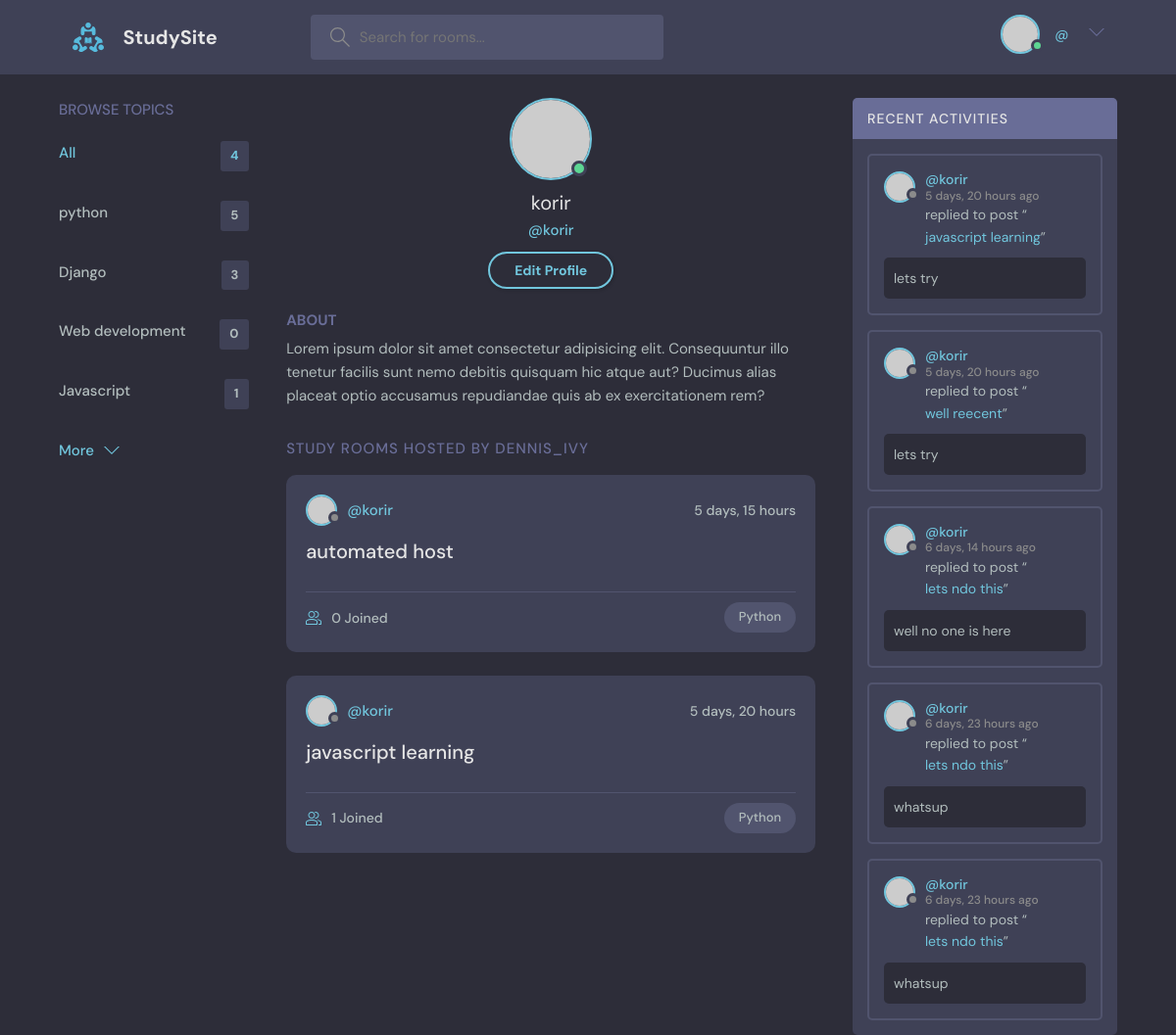
Screenshot of /profile/3/ with the database file from the repository.
### base/models.py (models this page shows, shortened)
class Topic(models.Model):
    name = models.CharField(max_length=200)

class Room(models.Model):
    host =models.ForeignKey(User,on_delete=models.CASCADE)
    topic =models.ForeignKey(Topic,on_delete=models.SET_NULL,null=True)
    name = models.CharField(max_length=200)
    description = models.TextField(null=True,blank=True)
    participants = models.ManyToManyField(User,related_name='participants',blank=True)
    updated = models.DateTimeField(auto_now=True)
    created = models.DateTimeField(auto_now_add=True)
    class Meta:
        ordering = ['-updated','-created']
    def __str__(self):
        return self.name

class Message(models.Model):
    user = models.ForeignKey(User,on_delete=models.CASCADE)
    room = models.ForeignKey(Room, on_delete=models.CASCADE)
    body = models.TextField()
    updated = models.DateTimeField(auto_now=True)
    created = models.DateTimeField(auto_now_add=True)
    class Meta:
        ordering = ['-updated','-created']

### base/views.py (the view)
# urls.py: path('profile/<str:pk>/',views.UserProfile,name="user-profile"),
def UserProfile(request,pk):
    user = User.objects.get(id=pk)
    rooms = user.room_set.all()
    room_messages = user.message_set.all()
    topics = Topic.objects.all()
    context = {'user':user,'rooms':rooms,'room_messages':room_messages,'topics':topics}
    return render(request,'base/profile.html',context)

### base/templates/base/profile.html
{% extends 'main.html' %}
{% block content %}
  <main class="profile-page layout layout--3">
    <div class="container">
      {% include 'base/topic_components.html' %}
      <div class="roomList">
        <div class="profile">
          <div class="profile__avatar">
            <div class="avatar avatar--large active">
              <img src="https://randomuser.me/api/portraits/men/11.jpg" />
            </div>
          </div>
          <div class="profile__info">
            <h3>{{user.username}}</h3>
            <p>@{{user.username}}</p>
            <a href="edit-user.html" class="btn btn--main btn--pill">Edit Profile</a>
          </div>
          <div class="profile__about">
            <h3>About</h3>
            <p>
              Lorem ipsum dolor sit amet consectetur adipisicing elit. Consequuntur illo tenetur
              facilis sunt nemo debitis quisquam hic atque aut? Ducimus alias placeat optio
              accusamus repudiandae quis ab ex exercitationem rem?
            </p>
          </div>
        </div>
        <div class="roomList__header">
          <div>
            <h2>Study Rooms Hosted by dennis_ivy</a>
            </h2>
          </div>
        </div>
        {% include 'base/feed_component.html' %}
      </div>
      {% include 'base/activity_component.html' %}
    </div>
  </main>
{% endblock %}

### base/templates/base/topic_components.html
<div class="topics">
    <div class="topics__header">
      <h2>Browse Topics</h2>
    </div>
    <ul class="topics__list">
      <li>
        <a href="{% url 'home' %}" class="active">All <span>{{topics.count}}</span></a>
      </li>
      {% for topic in topics %}
      <li>
        <a href="{% url 'home' %}?q={{topic.name}}">{{topic.name}} <span>{{topic.room_set.all.count}}</span></a>
      </li>
      {% endfor %}
    </ul>
    <a class="btn btn--link" href="topics.html">
      More
      <svg version="1.1" xmlns="http://www.w3.org/2000/svg" width="32" height="32" viewBox="0 0 32 32">
        <title>chevron-down</title>
        <path d="M16 21l-13-13h-3l16 16 16-16h-3l-13 13z"></path>
      </svg>
    </a>
  </div>

### base/templates/base/feed_component.html
{% for room in rooms%}
<div class="roomListRoom">
    <div class="roomListRoom__header">
      <a href="{% url 'user-profile' room.host.id %}" class="roomListRoom__author">
        <div class="avatar avatar--small">
          <img src="https://randomuser.me/api/portraits/women/11.jpg" />
        </div>
        <span>@{{room.host.username}}</span>
      </a>
      <div class="roomListRoom__actions">
        <span>{{room.created|timesince}}</span>
      </div>
    </div>
    <div class="roomListRoom__content">
      <a href="{%url 'room' room.id%}">{{room.name}}</a>
    </div>
    <div class="roomListRoom__meta">
      <a href="{%url 'room' room.id%}" class="roomListRoom__joined">
        <svg version="1.1" xmlns="http://www.w3.org/2000/svg" width="32" height="32" viewBox="0 0 32 32">
          <title>{{room.topic.name}}</title>
          <path
            d="M30.539 20.766c-2.69-1.547-5.75-2.427-8.92-2.662 0.649 0.291 1.303 0.575 1.918 0.928 0.715 0.412 1.288 1.005 1.71 1.694 1.507 0.419 2.956 1.003 4.298 1.774 0.281 0.162 0.456 0.487 0.456 0.85v4.65h-4v2h5c0.553 0 1-0.447 1-1v-5.65c0-1.077-0.56-2.067-1.461-2.584z"
          ></path>
          <path
            d="M22.539 20.766c-6.295-3.619-14.783-3.619-21.078 0-0.901 0.519-1.461 1.508-1.461 2.584v5.65c0 0.553 0.447 1 1 1h22c0.553 0 1-0.447 1-1v-5.651c0-1.075-0.56-2.064-1.461-2.583zM22 28h-20v-4.65c0-0.362 0.175-0.688 0.457-0.85 5.691-3.271 13.394-3.271 19.086 0 0.282 0.162 0.457 0.487 0.457 0.849v4.651z"
          ></path>
          <path
            d="M19.502 4.047c0.166-0.017 0.33-0.047 0.498-0.047 2.757 0 5 2.243 5 5s-2.243 5-5 5c-0.168 0-0.332-0.030-0.498-0.047-0.424 0.641-0.944 1.204-1.513 1.716 0.651 0.201 1.323 0.331 2.011 0.331 3.859 0 7-3.141 7-7s-3.141-7-7-7c-0.688 0-1.36 0.131-2.011 0.331 0.57 0.512 1.089 1.075 1.513 1.716z"
          ></path>
          <path
            d="M12 16c3.859 0 7-3.141 7-7s-3.141-7-7-7c-3.859 0-7 3.141-7 7s3.141 7 7 7zM12 4c2.757 0 5 2.243 5 5s-2.243 5-5 5-5-2.243-5-5c0-2.757 2.243-5 5-5z"
          ></path>
        </svg>
        {{room.participants.all.count}} Joined
      </a>
      <p class="roomListRoom__topic">Python</p>
    </div>
  </div>
    {%endfor%}

### base/templates/base/activity_component.html (shortened to what this page needs)
<div class="activities">
    <div class="activities__header">
      <h2>Recent Activities</h2>
    </div>
    {% for message in room_messages %}
    <div class="activities__box">
      <div class="activities__boxHeader roomListRoom__header">
        <a href="{% url 'user-profile' message.user.id %}" class="roomListRoom__author">
          <div class="avatar avatar--small">
            <img src="https://randomuser.me/api/portraits/women/11.jpg" />
          </div>
          <p>
            @{{message.user}}
            <span>{{message.created|timesince}} ago</span>
          </p>
        </a>
      </div>
      <div class="activities__boxContent">
        <p>replied to post “<a href="{% url 'room' message.room.id %}">{{message.room}}</a>”</p>
        <div class="activities__boxRoomContent">
            {{message.body}}
        </div>
      </div>
    </div>
    {% endfor %}
  </div>

### rows the page displays
Topic: name "python", room_set.all.count "5"
Topic: name "Django", room_set.all.count "3"
Topic: name "Web development", room_set.all.count "0"
Topic: name "Javascript", room_set.all.count "1"
Room: host.username "korir", created "5 days, 15 hours", name "automated host", participants.all.count "0"
Room: host.username "korir", created "5 days, 20 hours", name "javascript learning", participants.all.count "1"
Message: user "korir", created "5 days, 20 hours", room "javascript learning", body "lets try"
Message: user "korir", created "5 days, 20 hours", room "well reecent", body "lets try"
Message: user "korir", created "6 days, 14 hours", room "lets ndo this", body "well no one is here"
Message: user "korir", created "6 days, 23 hours", room "lets ndo this", body "whatsup"
Message: user "korir", created "6 days, 23 hours", room "lets ndo this", body "whatsup"

### other values shown
{{ topics.count }} "4"
{{ user.username }} "korir"
